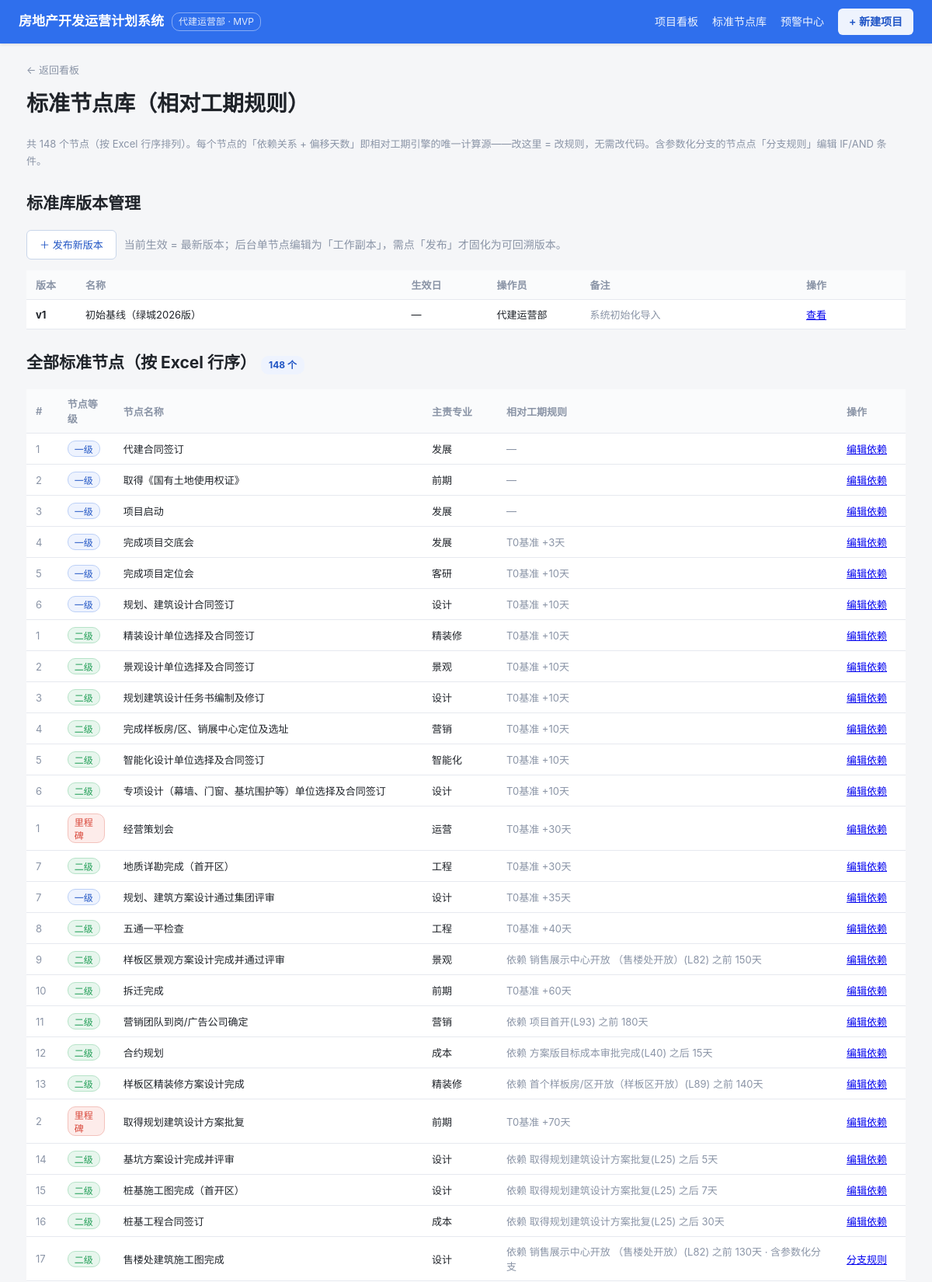
Page /std-nodes (upper part) on the committed database.
### tables this page shows
CREATE TABLE std_rule_version (
  id INTEGER PRIMARY KEY AUTOINCREMENT,
  version_no INTEGER NOT NULL UNIQUE,
  name VARCHAR(120),
  note VARCHAR(255),
  effective_from DATE,
  operator VARCHAR(64) DEFAULT '代建运营部',
  source_version_no INTEGER,
  change_summary TEXT,
  created_at DATETIME DEFAULT CURRENT_TIMESTAMP
);

CREATE TABLE "std_node" ("id" INTEGER PRIMARY KEY, "excel_row" INTEGER, "level" TEXT, "seq" INTEGER, "name" TEXT, "profession_id" INTEGER, "deliverable" TEXT, "support_doc" TEXT, "duration" INTEGER, "tmpl_finish_formula" TEXT, "depend_row" INTEGER, "offset_days" INTEGER, "base_is_t0" INTEGER, "has_condition" INTEGER, "version_no" INTEGER);

CREATE TABLE "profession" ("id" INTEGER PRIMARY KEY, "code" TEXT, "name" TEXT, "remark" TEXT);

### app/app.py (the view)
@app.route("/std-nodes")
def std_nodes():
    con = db(); cur = con.cursor()
    cur.execute("SELECT id,excel_row,level,seq,name,profession_id,tmpl_finish_formula,depend_row,offset_days,base_is_t0 FROM std_node ORDER BY excel_row")
    nodes = cur.fetchall()
    cur.execute("SELECT id,name FROM profession")
    prof = {r["id"]: r["name"] for r in cur.fetchall()}
    cur.execute("SELECT id,excel_row,level,seq,name FROM std_node")
    node_meta = {r["id"]: r for r in cur.fetchall()}
    cur.execute("SELECT std_node_id,depend_row,offset_days,base_is_t0,direction,depend_std_node_id FROM std_node_dependency")
    deps = {(r["std_node_id"]): r for r in cur.fetchall()}
    cur.execute("SELECT DISTINCT std_node_id FROM std_node_rule WHERE is_active=1")
    rule_ids = {r["std_node_id"] for r in cur.fetchall()}
    cur.execute("SELECT id,version_no,name,note,effective_from,operator,created_at FROM std_rule_version ORDER BY version_no DESC")
    versions = [dict(r) for r in cur.fetchall()]
    cur.close(); con.close()
    for n in nodes:
        n["prof"] = prof.get(n["profession_id"], "—")
        dp = deps.get(n["id"])
        if dp:
            if dp["base_is_t0"]:
                n["dep_desc"] = "T0基准" + (f" +{dp['offset_days']}天" if dp["offset_days"] else "")
            else:
                dn = node_meta.get(dp["depend_std_node_id"])
                dname = dn["name"] if dn else f"L{dp['depend_row']}"
                n["dep_desc"] = (f"依赖 {dname}(L{dp['depend_row']}) "
                                 f"{dp['direction']} {abs(dp['offset_days'])}天")
        else:
            n["dep_desc"] = "—"
        if n["id"] in rule_ids:
            n["dep_desc"] += " · 含参数化分支"
    return render_template("std_nodes.html", nodes=nodes, rule_ids=rule_ids, total=len(nodes), versions=versions)

### app/app.py (called while the page is built)
def db():
    return get_conn()

### db/dbconn.py (called while the page is built, shortened)
def _dict_factory(cursor, row):
    return {col[0]: row[i] for i, col in enumerate(cursor.description)}

def get_conn():
    con = sqlite3.connect(SQLITE_PATH, check_same_thread=False)
    con.row_factory = _dict_factory
    con.execute("PRAGMA journal_mode=DELETE")
    con.execute("PRAGMA busy_timeout=5000")
    return con

### app/templates/std_nodes.html (shortened to what this page needs)
<meta charset="UTF-8">{% extends "base.html" %}
{% block content %}
<a class="back" href="{{ url_for('dashboard') }}">← 返回看板</a>
<h1 style="margin-top:10px">标准节点库（相对工期规则）</h1>
<div class="lead">共 {{ total }} 个节点（按 Excel 行序排列）。每个节点的「依赖关系 + 偏移天数」即相对工期引擎的唯一计算源——改这里 = 改规则，无需改代码。含参数化分支的节点点「分支规则」编辑 IF/AND 条件。</div>
<div class="section">
  <h2>标准库版本管理</h2>
  <div class="toolbar" style="margin-bottom:8px">
    <a class="btn-ghost" href="{{ url_for('std_rule_publish') }}">＋ 发布新版本</a>
    <span class="muted">当前生效 = 最新版本；后台单节点编辑为「工作副本」，需点「发布」才固化为可回溯版本。</span>
  </div>
  {% if versions %}
  <table>
    <thead><tr>
      <th style="width:64px">版本</th><th>名称</th><th style="width:110px">生效日</th>
      <th style="width:120px">操作员</th><th>备注</th><th style="width:140px">操作</th>
    </tr></thead>
    <tbody>
    {% for v in versions %}
      <tr>
        <td><b>v{{ v.version_no }}</b></td>
        <td>{{ v.name or '—' }}</td>
        <td>{{ v.effective_from or '—' }}</td>
        <td>{{ v.operator }}</td>
        <td class="muted">{{ v.note or '' }}</td>
        <td>
          <a href="{{ url_for('std_rule_version_view', v=v.version_no) }}">查看</a>
        </td>
      </tr>
    {% endfor %}
    </tbody>
  </table>
  {% else %}
  <div class="muted">尚无版本记录（请先运行 db/init_rule_version.py 初始化 v1 基线）。</div>
  {% endif %}
</div>
<div class="section">
  <h2>全部标准节点（按 Excel 行序）<span class="pill">{{ total }} 个</span></h2>
  <table>
    <thead><tr>
      <th style="width:40px">#</th>
      <th style="width:72px">节点等级</th>
      <th>节点名称</th>
      <th style="width:96px">主责专业</th>
      <th>相对工期规则</th>
      <th style="width:88px">操作</th>
    </tr></thead>
    <tbody>
    {% for n in nodes %}
      <tr>
        <td class="muted">{{ n.seq or '—' }}</td>
        <td>{% if n.level %}<span class="lvtag lv-{{ n.level }}">{{ n.level }}</span>{% else %}—{% endif %}</td>
        <td>{{ n.name }}</td>
        <td>{{ n.prof }}</td>
        <td class="muted">{{ n.dep_desc }}</td>
        <td>
          {% if n.id in rule_ids %}
            <a href="{{ url_for('edit_std_node_rules', nid=n.id) }}">分支规则</a>
          {% else %}
            <a href="{{ url_for('edit_std_node', nid=n.id) }}">编辑依赖</a>
          {% endif %}
        </td>
      </tr>
    {% endfor %}
    </tbody>
  </table>
</div>
{% endblock %}

### app/static/style.css (style rules this page uses)
:root { --bg: #f5f6f8; --panel: #ffffff; --ink: #1f2329; --muted: #8a94a6; --line: #e6e9ef; --brand: #2f6fed; --brand-d: #1f54c4; --ok: #1f9d55; --warn: #e8820c; --crit: #d9483b; }
* { box-sizing: border-box; }
html, body { margin: 0; padding: 0; }
body { font-family: -apple-system, "Segoe UI", "PingFang SC", "Microsoft YaHei", sans-serif; background: var(--bg); color: var(--ink); font-size: 14px; line-height: 1.6; }
table { width: 100%; border-collapse: collapse; background: var(--panel); margin-top: 14px; }
th, td { text-align: left; padding: 9px 12px; border-bottom: 1px solid var(--line); font-size: 13px; }
th { background: #fafbfc; color: var(--muted); font-weight: 600; }
.muted { color: var(--muted); }
.pill { display: inline-block; font-size: 12px; color: var(--brand-d); background: #eef3fe; padding: 2px 10px; border-radius: 10px; margin-left: 6px; }
.section { margin: 26px 0; }
.back { color: var(--muted); text-decoration: none; font-size: 13px; }
.toolbar { display: flex; align-items: center; gap: 10px; flex-wrap: wrap; margin: 8px 0 18px; }
.lvtag { display: inline-block; font-size: 12px; padding: 1px 8px; border-radius: 10px; border: 1px solid; }
.lv-里程碑 { color: var(--crit); border-color: #f3c2bc; background: #fdecea; }
.lv-一级 { color: var(--brand-d); border-color: #bcd0f7; background: #eef3fe; }
.lv-二级 { color: var(--ok); border-color: #b6e3c8; background: #e7f6ed; }
.btn-ghost { display: inline-block; background: #fff; border: 1px solid #c9d6ea; color: var(--brand-d); padding: 8px 16px; border-radius: 6px; cursor: pointer; font-size: 13px; text-decoration: none; }
.lead { color: var(--muted); font-size: 13px; line-height: 1.7; margin: 6px 0 14px; }

### rows in the picture
std_rule_version: version_no "1", name "初始基线（绿城2026版）", effective_from "—", operator "代建运营部", note "系统初始化导入"
std_node: seq "1", level "一级", name "代建合同签订", prof "发展", dep_desc "—"
std_node: seq "2", level "一级", name "取得《国有土地使用权证》", prof "前期", dep_desc "—"
std_node: seq "3", level "一级", name "项目启动", prof "发展", dep_desc "—"
std_node: seq "4", level "一级", name "完成项目交底会", prof "发展", dep_desc "T0基准 +3天"
std_node: seq "5", level "一级", name "完成项目定位会", prof "客研", dep_desc "T0基准 +10天"
std_node: seq "6", level "一级", name "规划、建筑设计合同签订", prof "设计", dep_desc "T0基准 +10天"
std_node: seq "1", level "二级", name "精装设计单位选择及合同签订", prof "精装修", dep_desc "T0基准 +10天"
std_node: seq "2", level "二级", name "景观设计单位选择及合同签订", prof "景观", dep_desc "T0基准 +10天"
std_node: seq "3", level "二级", name "规划建筑设计任务书编制及修订", prof "设计", dep_desc "T0基准 +10天"
std_node: seq "4", level "二级", name "完成样板房/区、销展中心定位及选址", prof "营销", dep_desc "T0基准 +10天"
std_node: seq "5", level "二级", name "智能化设计单位选择及合同签订", prof "智能化", dep_desc "T0基准 +10天"
std_node: seq "6", level "二级", name "专项设计（幕墙、门窗、基坑围护等）单位选择及合同签订", prof "设计", dep_desc "T0基准 +10天"
std_node: seq "1", level "里程碑", name "经营策划会", prof "运营", dep_desc "T0基准 +30天"
std_node: seq "7", level "二级", name "地质详勘完成（首开区）", prof "工程", dep_desc "T0基准 +30天"
std_node: seq "7", level "一级", name "规划、建筑方案设计通过集团评审", prof "设计", dep_desc "T0基准 +35天"
std_node: seq "8", level "二级", name "五通一平检查", prof "工程", dep_desc "T0基准 +40天"
std_node: seq "9", level "二级", name "样板区景观方案设计完成并通过评审", prof "景观", dep_desc "依赖 销售展示中心开放 （售楼处开放）(L82) 之前 150天"
std_node: seq "10", level "二级", name "拆迁完成", prof "前期", dep_desc "T0基准 +60天"
std_node: seq "11", level "二级", name "营销团队到岗/广告公司确定", prof "营销", dep_desc "依赖 项目首开(L93) 之前 180天"
std_node: seq "12", level "二级", name "合约规划", prof "成本", dep_desc "依赖 方案版目标成本审批完成(L40) 之后 15天"
std_node: seq "13", level "二级", name "样板区精装修方案设计完成", prof "精装修", dep_desc "依赖 首个样板房/区开放（样板区开放）(L89) 之前 140天"
std_node: seq "2", level "里程碑", name "取得规划建筑设计方案批复", prof "前期", dep_desc "T0基准 +70天"
std_node: seq "14", level "二级", name "基坑方案设计完成并评审", prof "设计", dep_desc "依赖 取得规划建筑设计方案批复(L25) 之后 5天"
std_node: seq "15", level "二级", name "桩基施工图完成（首开区）", prof "设计", dep_desc "依赖 取得规划建筑设计方案批复(L25) 之后 7天"
std_node: seq "16", level "二级", name "桩基工程合同签订", prof "成本", dep_desc "依赖 取得规划建筑设计方案批复(L25) 之后 30天"
std_node: seq "17", level "二级", name "售楼处建筑施工图完成", prof "设计", dep_desc "依赖 销售展示中心开放 （售楼处开放）(L82) 之前 130天 · 含参数化分支"

### other values in the picture
{{ total }} "148"
